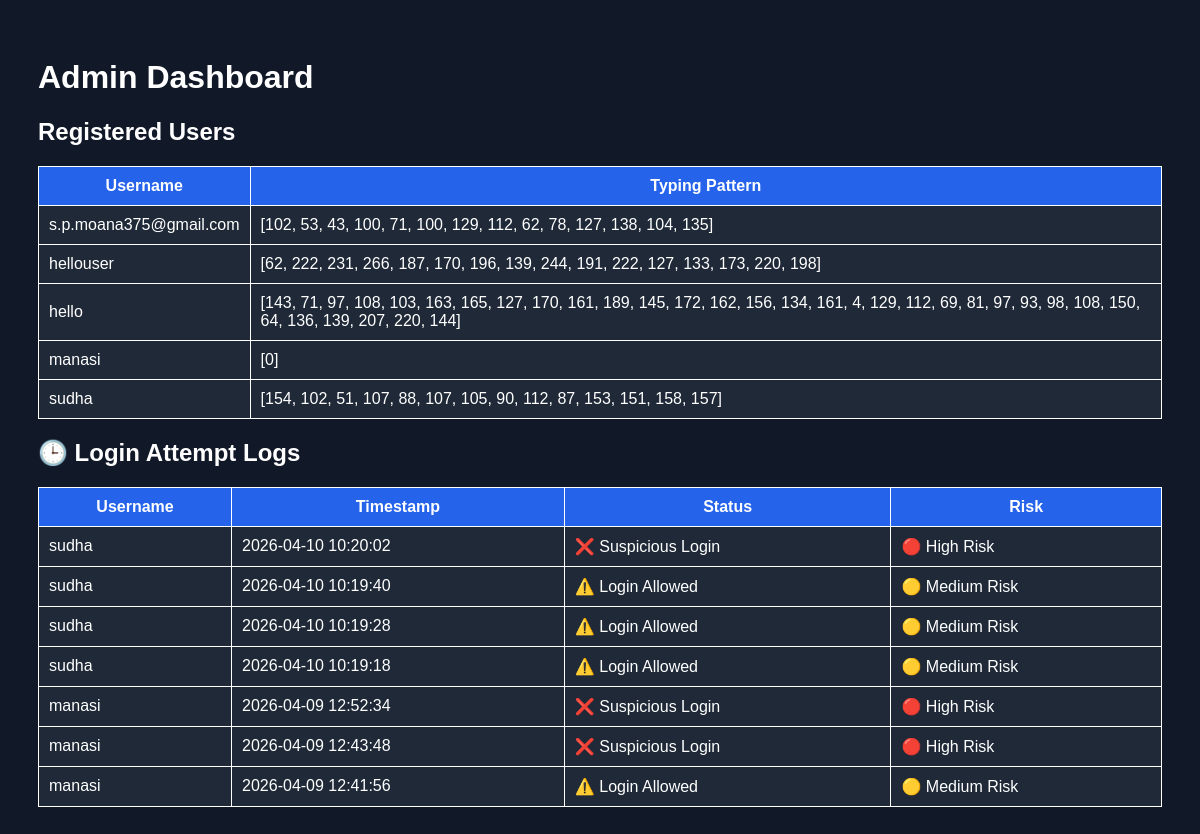
The page /admin on the database its author committed.
### tables this page shows
CREATE TABLE users (
            username TEXT PRIMARY KEY,
            pattern TEXT
        );

CREATE TABLE login_logs (
            id INTEGER PRIMARY KEY AUTOINCREMENT,
            username TEXT,
            timestamp TEXT,
            status TEXT,
            risk TEXT
        );

### app.py (the view)
@app.route("/admin")
def admin():
    conn = sqlite3.connect("keystroke.db")
    cursor = conn.cursor()
    cursor.execute("SELECT username, pattern FROM users")
    users = cursor.fetchall()
    cursor.execute("""
        SELECT username, timestamp, status, risk
        FROM login_logs
        ORDER BY id DESC
    """)
    logs = cursor.fetchall()
    conn.close()
    return render_template(
        "admin.html",
        users=users,
        logs=logs
    )

### templates/admin.html (shortened to what this page needs)
<!DOCTYPE html>
<html>
<head>
</head>
<body>
    <h1> Admin Dashboard</h1>
    <h2>Registered Users</h2>
    <table>
        <tr>
            <th>Username</th>
            <th>Typing Pattern</th>
        </tr>
        {% for user in users %}
        <tr>
            <td>{{ user[0] }}</td>
            <td>{{ user[1] }}</td>
        </tr>
        {% endfor %}
    </table>
    <h2>🕒 Login Attempt Logs</h2>
    <table>
        <tr>
            <th>Username</th>
            <th>Timestamp</th>
            <th>Status</th>
            <th>Risk</th>
        </tr>
        {% for log in logs %}
        <tr>
            <td>{{ log[0] }}</td>
            <td>{{ log[1] }}</td>
            <td>{{ log[2] }}</td>
            <td>{{ log[3] }}</td>
        </tr>
        {% endfor %}
    </table>
</body>
</html>

### templates/admin.html (style rules this page uses)
body { font-family: Arial; background: #111827; color: white; padding: 30px; }
table { width: 100%; border-collapse: collapse; margin-top: 20px; background: #1f2937; }
th, td { border: 1px solid white; padding: 10px; }
th { background: #2563eb; }

### rows shown on the page
users: username "s.p.moana375@gmail.com", pattern "[102, 53, 43, 100, 71, 100, 129, 112, 62, 78, 127, 138, 104, 135]"
users: username "hellouser", pattern "[62, 222, 231, 266, 187, 170, 196, 139, 244, 191, 222, 127, 133, 173, 220, 198]"
users: username "hello", pattern "[143, 71, 97, 108, 103, 163, 165, 127, 170, 161, 189, 145, 172, 162, 156, 134, 161, 4, 129, 112, 69, 81, 97, 93, 98, 108, 150, 64, 136, 139, 207, 220, 144]"
users: username "manasi", pattern "[0]"
users: username "sudha", pattern "[154, 102, 51, 107, 88, 107, 105, 90, 112, 87, 153, 151, 158, 157]"
login_logs: username "sudha", timestamp "2026-04-10 10:20:02", status "❌ Suspicious Login", risk "🔴 High Risk"
login_logs: username "sudha", timestamp "2026-04-10 10:19:40", status "⚠️ Login Allowed", risk "🟡 Medium Risk"
login_logs: username "sudha", timestamp "2026-04-10 10:19:28", status "⚠️ Login Allowed", risk "🟡 Medium Risk"
login_logs: username "sudha", timestamp "2026-04-10 10:19:18", status "⚠️ Login Allowed", risk "🟡 Medium Risk"
login_logs: username "manasi", timestamp "2026-04-09 12:52:34", status "❌ Suspicious Login", risk "🔴 High Risk"
login_logs: username "manasi", timestamp "2026-04-09 12:43:48", status "❌ Suspicious Login", risk "🔴 High Risk"
login_logs: username "manasi", timestamp "2026-04-09 12:41:56", status "⚠️ Login Allowed", risk "🟡 Medium Risk"
